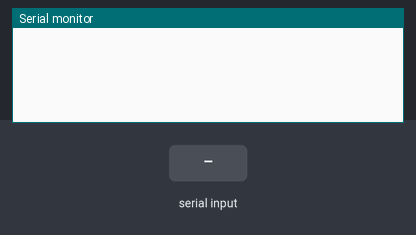
Simulated run of this sketch. Board: Arduino Uno, built with avr-gcc and run on an emulated ATmega328P. Shown: the last lines printed to the serial monitor. The test bench sets the inputs (shaded band).

Above: at 1.2 s.
1.3 s: "90,45\n" received over Serial
At 2.5 s:
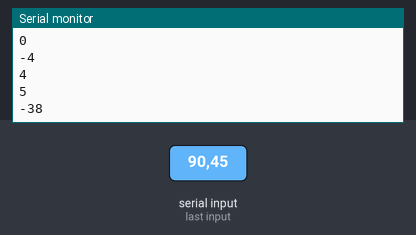
2.8 s: "30,150\n" received over Serial
At 3.9 s:
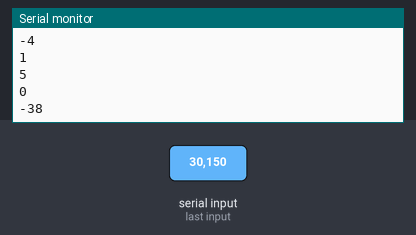
Timing chart, 0 to 5.8 s (numbered marks = the images above; inputs shaded):
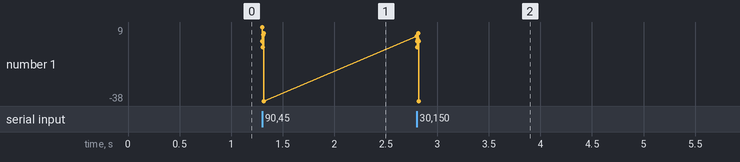

Measured:
- after the input at 1.3 s, the serial monitor: prints a new line at once (image 1)
- after the input at 2.8 s, the serial monitor: prints a new line at once (image 2)

The sketch:

serial_communication_Echo.ino
```cpp
void setup()
{
  // setup serial object
  Serial.begin(9600);
}

void loop()
{
  //Have the arduino wait till it recieves input
  while (Serial.available() == 0);

  //read input
  // -'0' for easier conversion between char and decimal, arduino takes int val to be char and to counter it and recieve same echo we subtract another char 0(denoted by '0') from it
  int val = Serial.read() - '0';

  //Echo the input
  Serial.println(val);
  Serial.flush();
}
```
